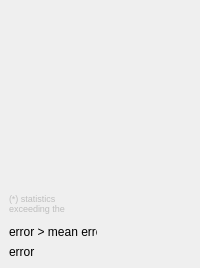
  <widget class="QDockWidget" name="dockWidgetProperties">
   <property name="sizePolicy">
    <sizepolicy hsizetype="Ignored" vsizetype="Maximum">
     <horstretch>0</horstretch>
     <verstretch>0</verstretch>
    </sizepolicy>
   </property>
   <property name="minimumSize">
    <size>
     <width>96</width>
     <height>268</height>
    </size>
   </property>
   <property name="styleSheet">
    <string notr="true"/>
   </property>
   <property name="floating">
    <bool>true</bool>
   </property>
   <property name="features">
    <set>QDockWidget::AllDockWidgetFeatures</set>
   </property>
   <property name="windowTitle">
    <string>Statistics</string>
   </property>
   <attribute name="dockWidgetArea">
    <number>2</number>
   </attribute>
   <widget class="QWidget" name="dockWidgetContents_3">
    <property name="sizePolicy">
     <sizepolicy hsizetype="Ignored" vsizetype="Preferred">
      <horstretch>0</horstretch>
      <verstretch>0</verstretch>
     </sizepolicy>
    </property>
    <layout class="QVBoxLayout" name="verticalLayout_7">
     <item>
      <widget class="QLabel" name="labelCurrentMetric">
       <property name="sizePolicy">
        <sizepolicy hsizetype="Ignored" vsizetype="Minimum">
         <horstretch>0</horstretch>
         <verstretch>0</verstretch>
        </sizepolicy>
       </property>
       <property name="minimumSize">
        <size>
         <width>0</width>
         <height>0</height>
        </size>
       </property>
       <property name="text">
        <string/>
       </property>
      </widget>
     </item>
     <item>
      <widget class="PropertyWidget" name="widgetProperties" native="true">
       <property name="sizePolicy">
        <sizepolicy hsizetype="Ignored" vsizetype="Expanding">
         <horstretch>0</horstretch>
         <verstretch>0</verstretch>
        </sizepolicy>
       </property>
      </widget>
     </item>
     <item>
      <layout class="QHBoxLayout" name="horizontalLayout_4">
       <item>
        <layout class="QVBoxLayout" name="verticalLayout_5">
         <item>
          <widget class="QLabel" name="label_17">
           <property name="enabled">
            <bool>false</bool>
           </property>
           <property name="sizePolicy">
            <sizepolicy hsizetype="Ignored" vsizetype="Fixed">
             <horstretch>0</horstretch>
             <verstretch>0</verstretch>
            </sizepolicy>
           </property>
           <property name="font">
            <font>
             <pointsize>7</pointsize>
            </font>
           </property>
           <property name="text">
            <string>(*) statistics exceeding the authorized threshol</string>
           </property>
           <property name="wordWrap">
            <bool>true</bool>
           </property>
          </widget>
         </item>
         <item>
          <widget class="QLabel" name="label">
           <property name="sizePolicy">
            <sizepolicy hsizetype="Ignored" vsizetype="Fixed">
             <horstretch>0</horstretch>
             <verstretch>0</verstretch>
            </sizepolicy>
           </property>
           <property name="toolTip">
            <string>yellow color: pixel with error &gt;mean error</string>
           </property>
           <property name="text">
            <string>&lt;img src=&quot;:/diffimg/yellow.png&quot; /&gt; error &amp;gt; mean error</string>
           </property>
           <property name="textFormat">
            <enum>Qt::RichText</enum>
           </property>
           <property name="scaledContents">
            <bool>false</bool>
           </property>
          </widget>
         </item>
         <item>
          <widget class="QLabel" name="label_2">
           <property name="sizePolicy">
            <sizepolicy hsizetype="Ignored" vsizetype="Fixed">
             <horstretch>0</horstretch>
             <verstretch>0</verstretch>
            </sizepolicy>
           </property>
           <property name="toolTip">
            <string>red color: pixel with error &lt;= mean error</string>
           </property>
           <property name="text">
            <string>&lt;img src=&quot;:/diffimg/red.png&quot; /&gt; error</string>
           </property>
           <property name="textFormat">
            <enum>Qt::RichText</enum>
           </property>
          </widget>
         </item>
        </layout>
       </item>
       <item>
        <widget class="QLabel" name="labelSmiley">
         <property name="enabled">
          <bool>true</bool>
         </property>
         <property name="sizePolicy">
          <sizepolicy hsizetype="Ignored" vsizetype="Maximum">
           <horstretch>0</horstretch>
           <verstretch>0</verstretch>
          </sizepolicy>
         </property>
         <property name="text">
          <string/>
         </property>
         <property name="pixmap">
          <pixmap resource="../res/diffimg.qrc">:/diffimg/allgood.png</pixmap>
         </property>
         <property name="scaledContents">
          <bool>false</bool>
         </property>
         <property name="alignment">
          <set>Qt::AlignCenter</set>
         </property>
        </widget>
       </item>
      </layout>
     </item>
    </layout>
   </widget>
  </widget>
